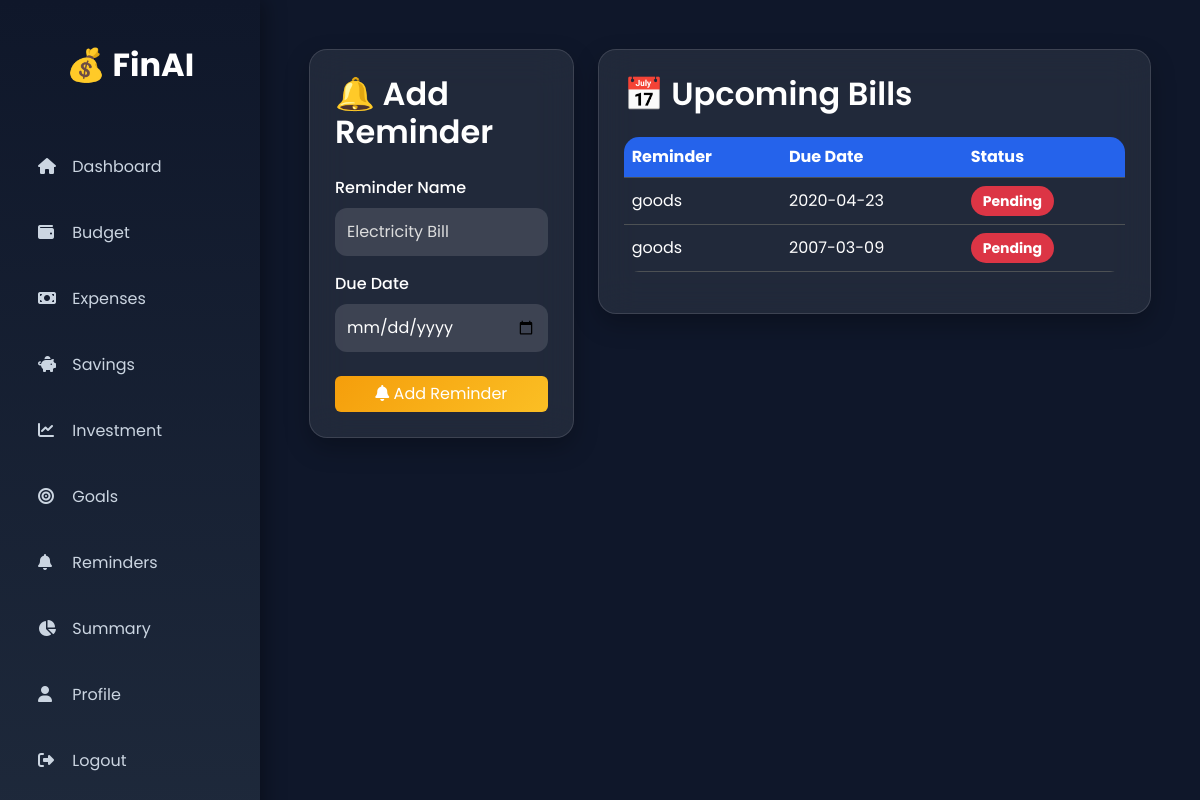
Screenshot of /reminders (signed in) with the database file from the repository.
### models/reminder.py (models this page shows)
class Reminder(db.Model):
    __tablename__ = "reminders"
    reminder_id = db.Column(db.Integer, primary_key=True)
    user_id = db.Column(db.Integer, db.ForeignKey("user.id"), nullable=False)
    bill_name = db.Column(db.String(100), nullable=False)
    due_date = db.Column(db.String(20))
    status = db.Column(db.String(20), default="Pending")

### routes/reminder.py (the view, shortened to what this page needs)
@reminder_bp.route("/reminders", methods=["GET", "POST"])
@login_required
def reminders():
    user_reminders = Reminder.query.filter_by(user_id=session["user_id"]).all()
    return render_template("reminder.html", reminders=user_reminders)

### utils/auth_utils.py (called while the page is built)
def login_required(f):
    @wraps(f)
    def decorated(*args, **kwargs):
        if "user_id" not in session:
            flash("Please log in first.", "warning")
            return redirect(url_for("auth.login"))
        return f(*args, **kwargs)
    return decorated

### templates/reminder.html (shortened to what this page needs)
{% extends "base.html" %}
{% block content %}
<div class="container-fluid">
    <div class="row">
        <div class="col-lg-4">
            <div class="glass-card">
                <h2 class="mb-4">🔔 Add Reminder</h2>
                <form method="POST">
                    <div class="mb-3">
                        <label>Reminder Name</label>
                        <input
                            type="text"
                            name="bill_name"
                            class="form-control"
                            placeholder="Electricity Bill"
                            required>
                    </div>
                    <div class="mb-4">
                        <label>Due Date</label>
                        <input
                            type="date"
                            name="due_date"
                            class="form-control"
                            required>
                    </div>
                    <button type="submit" class="btn btn-warning w-100">
                        <i class="fa-solid fa-bell"></i>
                        Add Reminder
                    </button>
                </form>
            </div>
        </div>
        <div class="col-lg-8">
            <div class="glass-card">
                <h2 class="mb-4">📅 Upcoming Bills</h2>
                {% if reminders %}
                <table class="table table-dark table-hover">
                    <thead>
                        <tr>
                            <th>Reminder</th>
                            <th>Due Date</th>
                            <th>Status</th>
                        </tr>
                    </thead>
                    <tbody>
                        {% for r in reminders %}
                        <tr>
                            <td>{{ r.bill_name }}</td>
                            <td>{{ r.due_date }}</td>
                            <td>
                                {% if r.status == "Paid" %}
                                    <span class="badge bg-success">Paid</span>
                                {% else %}
                                    <span class="badge bg-danger">Pending</span>
                                {% endif %}
                            </td>
                        </tr>
                        {% endfor %}
                    </tbody>
                </table>
                {% else %}
                <div class="text-center p-5">
                    <i class="fa-solid fa-calendar-days fa-4x text-warning mb-3"></i>
                    <h4>No Reminders Available</h4>
                    <p class="text-muted">Add your first bill reminder.</p>
                </div>
                {% endif %}
            </div>
        </div>
    </div>
</div>
{% endblock %}

### static/css/style.css (style rules this page uses)
* { margin:0; padding:0; box-sizing:border-box; font-family:'Poppins',sans-serif; }
body { background:linear-gradient(135deg,#0f172a,#1e293b,#334155); min-height:100vh; color:#fff; }
.glass-card { background:rgba(255,255,255,.08); backdrop-filter:blur(20px); border:1px solid rgba(255,255,255,.12); border-radius:20px; padding:25px; box-shadow:0 20px 40px rgba(0,0,0,.3); transition:.35s; }
h1,h2,h3,h4,h5 { font-weight:600; }
table { color:white !important; }
.form-control { background:#1e293b; border:none; color:white; border-radius:12px; padding:12px; }
body { background:#0f172a; font-family:'Poppins',sans-serif; }
.glass-card { background:rgba(255,255,255,.08); backdrop-filter:blur(18px); border-radius:18px; padding:25px; color:white; box-shadow:0 10px 25px rgba(0,0,0,.25); transition:.3s; }
.badge { font-size:14px; }
.form-control { background:rgba(255,255,255,.12); border:none; color:white; padding:12px; border-radius:12px; }
.form-control::placeholder { color:#ddd; }
label { color:white; margin-bottom:8px; font-weight:500; }
.table { border-radius:15px; overflow:hidden; }
.table thead { background:#2563eb; }
.table tbody tr { transition:.3s; }
.table td, .table th { vertical-align:middle; }
.badge { padding:8px 14px; font-size:14px; border-radius:20px; }
.table-dark { background:transparent; }
.table-dark td, .table-dark th { background:transparent; }
.btn-warning { background:linear-gradient(135deg,#f59e0b,#fbbf24); border:none; color:white; }
.badge { padding:8px 12px; border-radius:20px; }

### rows the page displays
Reminder: bill_name "goods", due_date "2020-04-23", status "Pending"
Reminder: bill_name "goods", due_date "2007-03-09", status "Pending"
